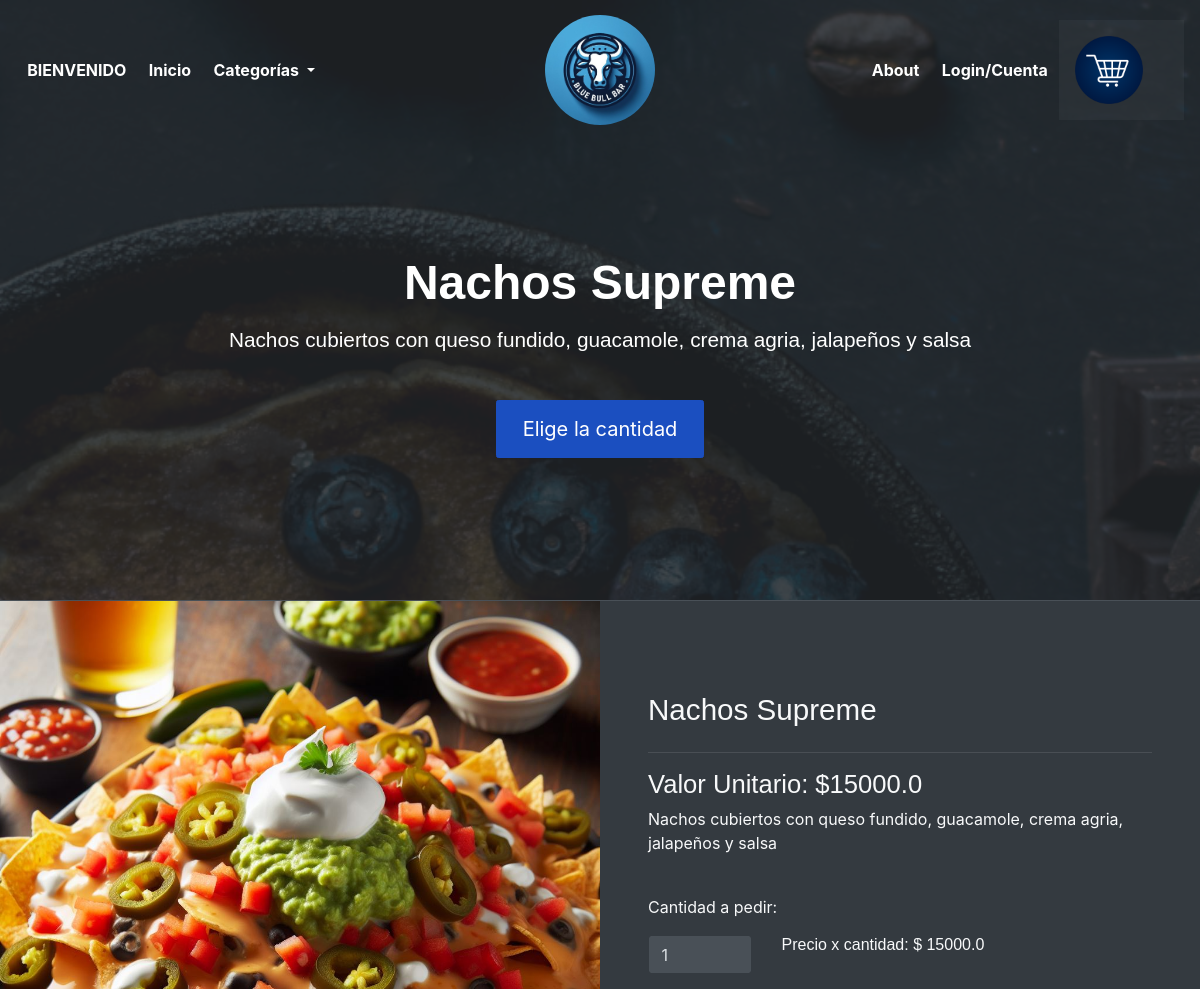
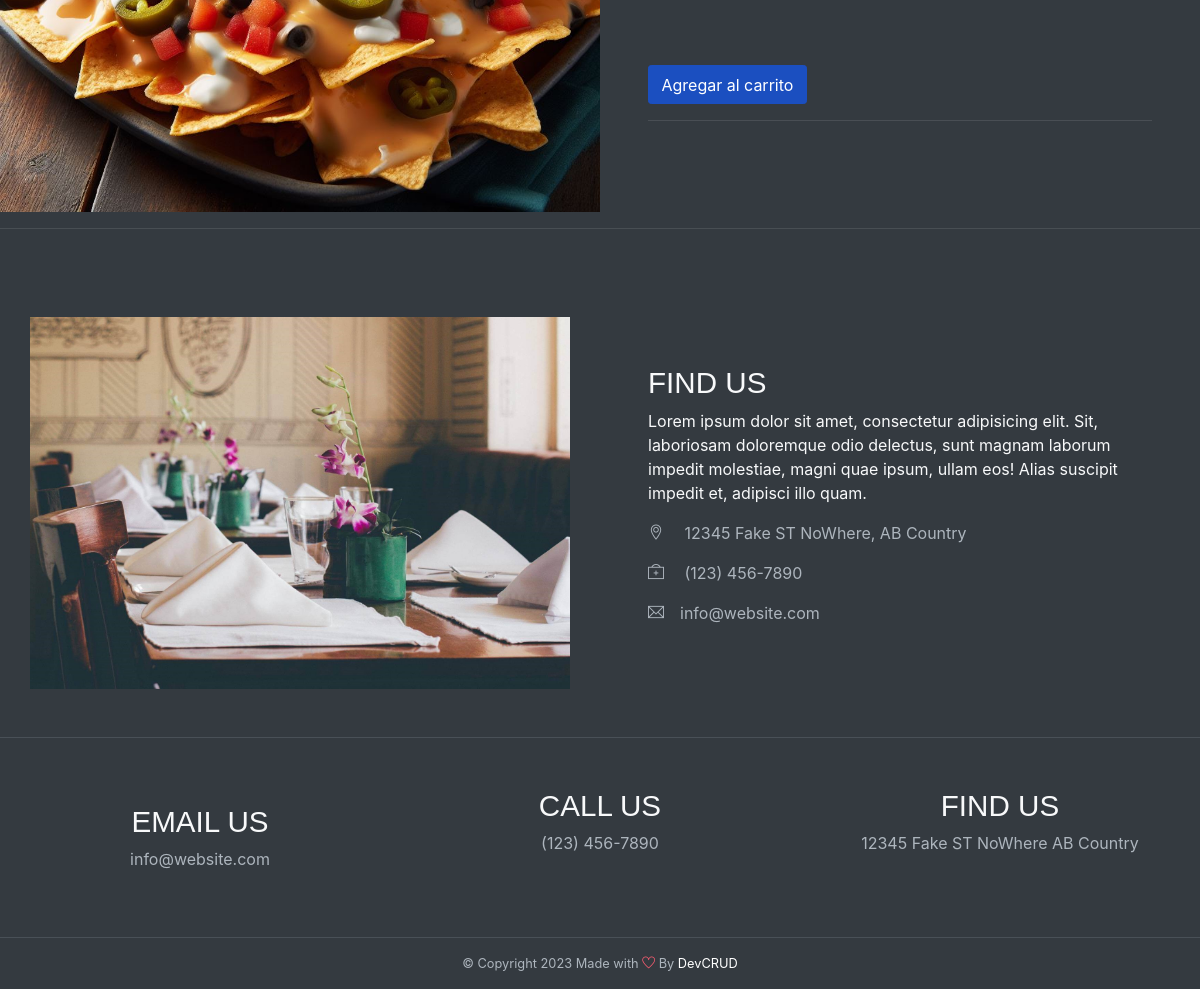
/detalles/1, run on the app's committed database (2 pictures, top to bottom).
### tables this page shows
CREATE TABLE Menu (
            id INTEGER PRIMARY KEY,
            nombre TEXT NOT NULL,
            descripcion TEXT,
            precio REAL NOT NULL,
            categoria TEXT NOT NULL,
            imagen TEXT NOT NULL
        );

### app/inicio/routes.py (the view)
@inicio_bp.route('/detalles/<id>')
def detalles(id):
    try:
        id=int(id)
        item_menu=obtener_por_id(id)
        print(item_menu)
        cart=obtener_carrito()
        usuario=None
        if 'email' in session:
            email_usuario=session['email']
            usuario=obtener_por_email(email_usuario)
        return render_template('detalles.html', usuario=usuario, item_menu=item_menu, total_items_cart=cart.total_items())
    except:
        abort(400)

### app/models/cart.py (called while the page is built)
    def total_items(self):
        total=0
        for item in self.items:
            total+=item.cantidad
        return total

    def to_dict(self):
        return {
            'items': [
                {
                    'item_id': item.item_id,
                    'cantidad': item.cantidad,
                    'precio_cantidad': item.precio_cantidad
                }
                for item in self.items
            ]
        }

### app/models/menu.py (called while the page is built)
    def __str__(self):
        return f"{self.id}:{self.nombre}"

### app/services/cart.py (called while the page is built)
def obtener_carrito():
    if 'cart' not in session:
        cart = Cart()
        session['cart'] = cart.to_dict()
    else:
        cart = Cart.from_dict(session['cart'])
    return cart

### app/services/menu_service.py (called while the page is built)
def obtener_por_id(id):
    db_path = current_app.config['DATABASE_URI'].replace('sqlite:///', '')
    conn = sqlite3.connect(db_path)
    cursor = conn.cursor()
    cursor.execute("SELECT * FROM Menu WHERE id = ?", (id,))
    row = cursor.fetchone()
    if row:
        item = MenuItem(*row)
    else:
        item = None
    conn.close()
    return item

### app/inicio/templates/detalles.html (shortened to what this page needs)
{% extends "base.html"%}
{% block content %}
<header id="home" class="header">
    <div class="overlay text-white text-center">
        <br><br><br><br>
        <h1 class=" font-weight-bold my-3">{{item_menu.nombre}}</h1>
        <h5 class="mb-5">{{item_menu.descripcion}}</h5>
        <a class="btn btn-lg btn-primary" href="#cart">Elige la cantidad</a>
    </div>
</header>
<div id="cart" class="container-fluid bg-dark text-light border-top wow fadeIn">
    <div class="row">
        <div class="col-md-6 px-0">
            {% if item_menu.imagen.startswith('http') %}
            <img src="{{ item_menu.imagen }}" alt="template by DevCRID http://www.devcrud.com/"
                class="rounded-0 card-img-top mg-responsive">
            {% else %}
            <img src="{{ url_for('static', filename='img/menu/' + item_menu.imagen) }}"
                alt="template by DevCRID http://www.devcrud.com/" class="rounded-0 card-img-top mg-responsive">
            {% endif %}
        </div>
        <div class="col-md-6 px-5 has-height-lg middle-items mt-3">
            <h3>{{item_menu.nombre}}</h3>
            <hr>
            <h4>Valor Unitario: ${{item_menu.precio}}</h4>
            <p>{{item_menu.descripcion}}</p>
            <br>
            <form action="{{ url_for('cart.agregar_item',id_item=item_menu.id)}}" method="post">
                <label for="cantidad">Cantidad a pedir:</label>
                <div class="row">
                    <div class="col-sm-6 col-md-3 col-xs-12 my-2">
                        <input type="number" id="cantidad" name="cantidad" value="1" min="1" max="" class="form-control"
                            oninput="actualizar_precio()">
                    </div>
                    <div class="col-sm-6 col-md-6 col-xs-6 my-2">
                        <h6>Precio x cantidad: $ <span id="precio_total">{{item_menu.precio}}</span></h6>
                    </div>
                </div>
                <br>
                <input type="number" id="precio" hidden name="precio" value="{{item_menu.precio}}"><br>
                    value="{{item_menu.precio}}"><br>
                <button id="agregar" type="submit" class="btn btn-primary">Agregar al carrito</button>
            </form>
            <hr>
        </div>
    </div>
</div>
<hr>
{% endblock %}

### data on the page
Menu: nombre "Nachos Supreme", descripcion "Nachos cubiertos con queso fundido, guacamole, crema agria, jalapeños y salsa", imagen (picture), precio "15000.0"
